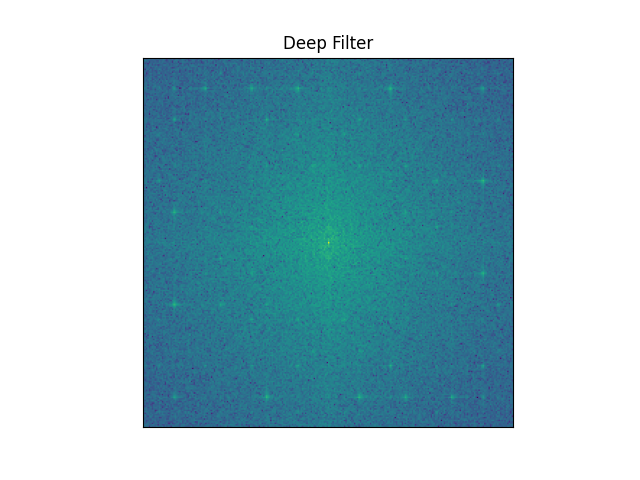
#> input picture FILTRI/256.png, 640 x 480 px, found by its file name; its folder holds 4 pictures in this run
$ python prova_tutti_filtri.py
#> lines starting #> are read from the running program, lines starting #| are printed output that depends on the picture; pictures that were not available may be replaced by others from this repository, and a replacement may not be noted
### filtri.py
import cv2
import numpy as np
from PIL import Image
from scipy.ndimage import gaussian_filter
from skimage import io, img_as_float
import pywt

def median_filtering(img_path, kernel_size=5):
#> called with img_path = '../TestSet/dalle-mini_valid/256.png', kernel_size = 5
    image = cv2.imread(img_path, cv2.IMREAD_GRAYSCALE)
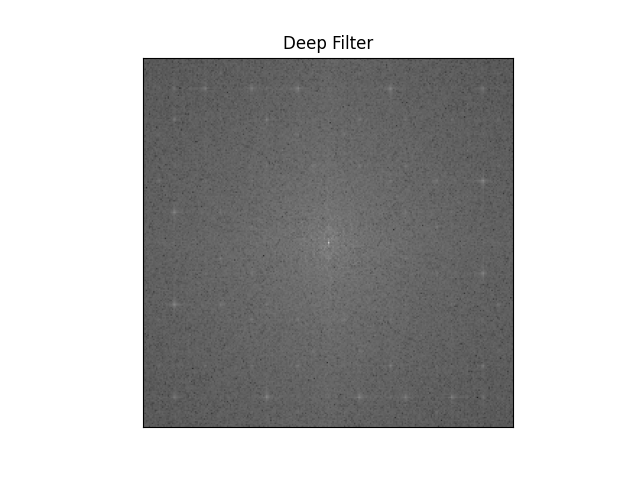
#> image: shape (480, 640); min 0, max 255, mean 184.3
    denoised_image = cv2.medianBlur(image, kernel_size)
    residual = image - denoised_image
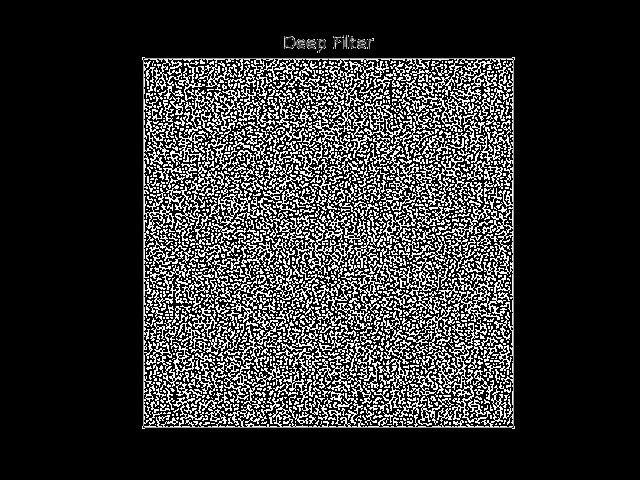
#> residual: shape (480, 640); min 0, max 255, mean 49
    return residual

def bilateral_filtering(img_path, diameter=9, sigma_color=75, sigma_space=75):
    image = cv2.imread(img_path, cv2.IMREAD_GRAYSCALE)
    denoised_image = cv2.bilateralFilter(image, diameter, sigma_color, sigma_space)
    residual = image - denoised_image
    return residual

def adaptive_noise_filter(image_path):
    # Read the image
    image = cv2.imread(image_path, 0)  # 0 to read image in grayscale

    # Estimate the local mean and variance
    mean = cv2.blur(image, (3, 3))
    mean_sq = cv2.blur(image**2, (3, 3))
    variance = mean_sq - mean**2

    # Estimate the noise variance
    noise_variance = np.mean(np.var(image))

    # Apply the adaptive Wiener filter
    with np.errstate(divide='ignore', invalid='ignore'):
        result = mean + np.where(variance == 0, 0,
                                 (variance - noise_variance) / variance) * (image - mean)
        # Where variance is zero, output mean instead of dividing by zero
        result[variance == 0] = mean[variance == 0]

    # The estimated noise is the difference between the original and the result
    noise = image - result

    return noise.astype(np.uint8)


def gaussian_filter(image_path, deviazione=1.0):

    image = cv2.imread(image_path, 0)

    denoised_image = gaussian_filter(image, deviazione)

    # Compute the residual (noise)
    residual = image - denoised_image

    return np.array(residual)


# [24 lines left out: function wavelet_denoise, not called in this run]

### prova_tutti_filtri.py
import os
import numpy as np
import matplotlib.pyplot as plt
from PIL import Image
from filtri import median_filtering, bilateral_filtering, adaptive_noise_filter, gaussian_filter, wavelet_denoise


cartella_ori = "TestSet/biggan_512"
cartella_ori = "TestSet/dalle-mini_valid"

lista_immagini = os.listdir(cartella_ori)

os.chdir("FILTRI")
lista_nomi_cartelle = ["median", "bilateral", "adaptive", "gaussian", "wavelet"]

for i in lista_nomi_cartelle:
    noise = []
    print(i)
    for img in lista_immagini:
        if i == "median":
            residuo = median_filtering(f"../{cartella_ori}/{img}")
        elif i == "bilateral":
            residuo = bilateral_filtering(f"../{cartella_ori}/{img}")
        elif i == "adaptive":
            residuo = adaptive_noise_filter(f"../{cartella_ori}/{img}")
        elif i == "gaussian":
            residuo = gaussian_filter(str(f"../{cartella_ori}/{img}"))
        elif i == "wavelet":
            residuo = wavelet_denoise(f"../{cartella_ori}/{img}")
        noise.append(residuo)

    media_rumore_complessiva = np.mean(noise, axis=0)

    f_transform = np.fft.fft2(media_rumore_complessiva)
    f_shift = np.fft.fftshift(f_transform)
    magnitude_spectrum = 20 * np.log(np.abs(f_shift))
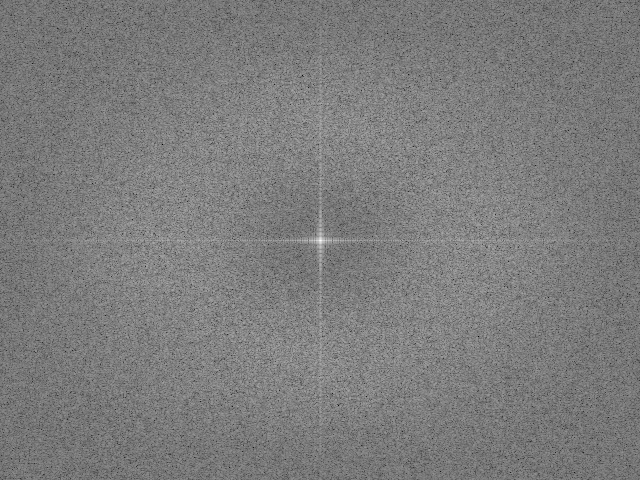
#> magnitude_spectrum: shape (480, 640) float64; min 86.55, max 330.5, mean 205.7; drawn with min black and max white
#> (the run stopped early here; a loop or call above may not have finished)
